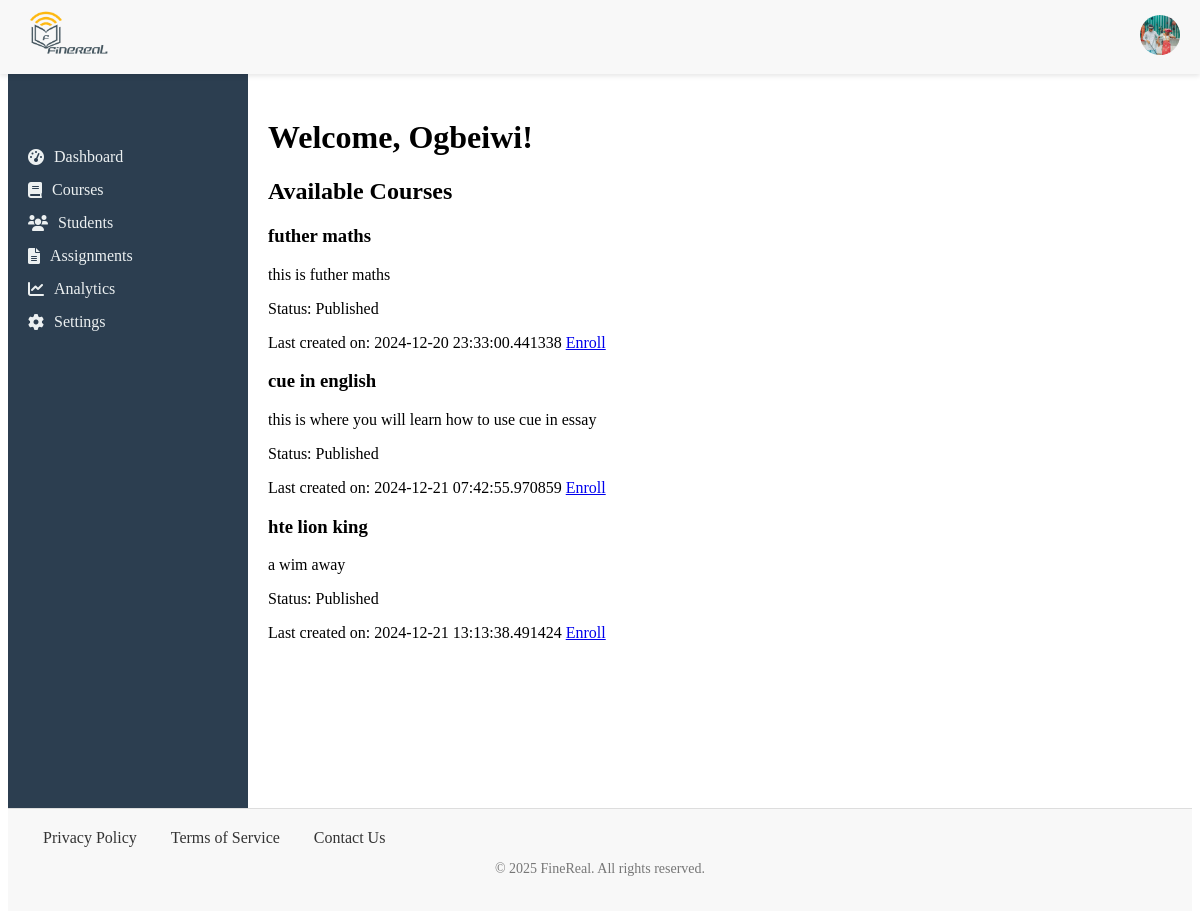
Before: /dashboard/student (signed in) with the older database file.
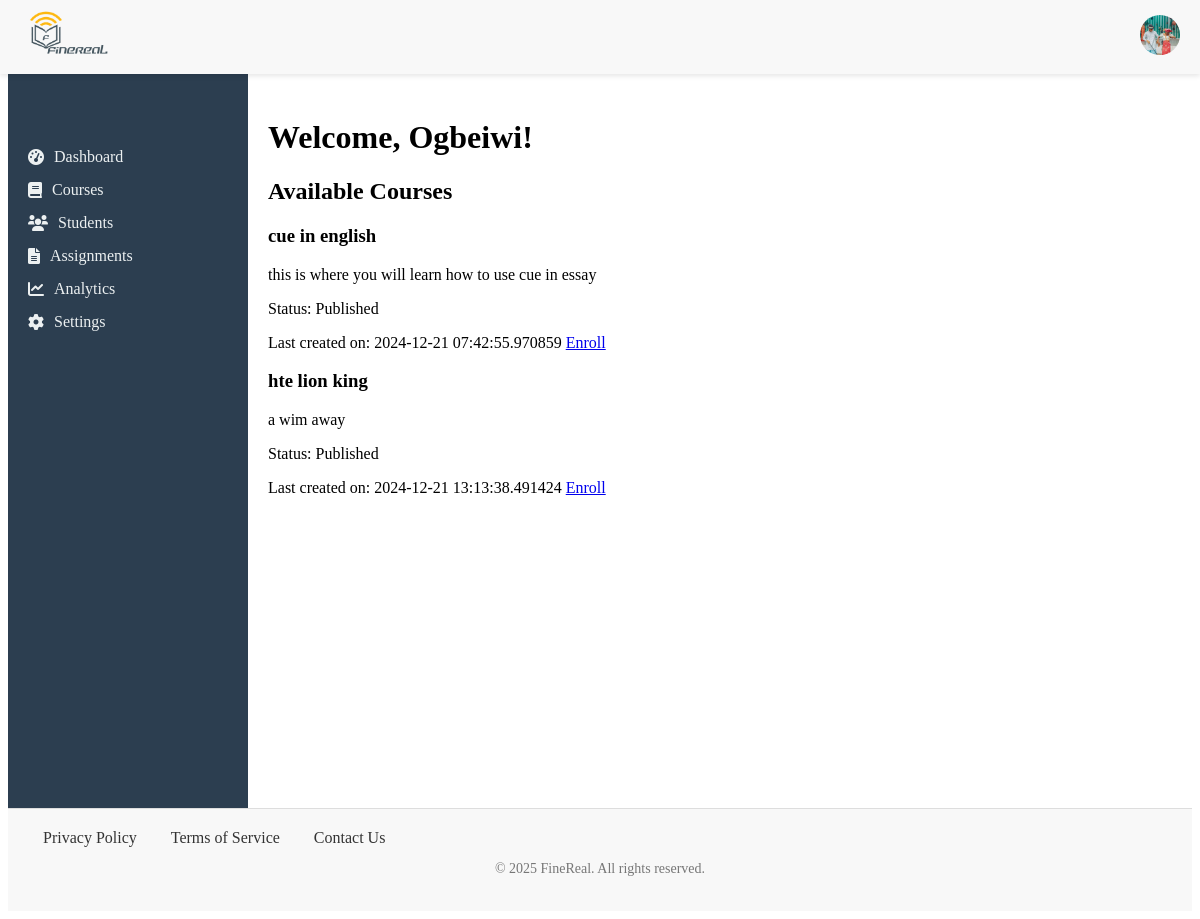
After: the same page with the newer database file.
### app/models/course.py (models this page shows)
class Courses(BaseModel, db.Model):
    __tablename__ = 'courses'
    title = db.Column(db.String(255), nullable=False)
    description = db.Column(db.Text, nullable=False)
    category = db.Column(db.String(60))
    difficulty = db.Column(db.String(60), default="Beginner")
    prerequisite = db.Column(db.Text)
    status = db.Column(db.String(60))
    teacher_id = db.Column(db.Integer, db.ForeignKey('users.id'), nullable=False)
    modules = db.relationship('Modules', backref='courses', lazy=True)
    enrolled_students = db.relationship('Enrollments', backref='courses', lazy=True)

### app/routes/dashboard.py (the view)
@app.route('/dashboard/student')
@login_required
def student_dashboard():
    p_courses = index_course()
    return render_template('sdashboard.html', user=current_user, p_courses= p_courses)

### app/models/user.py (called while the page is built)
@login_manager.user_loader
def load_user(user_id):
    return User.query.get(user_id)# PendingUser class and other functions...

### app/utils/course.py (called while the page is built)
def index_course():
    courses = Courses.query.filter_by(status="Published").all()
    return courses

### app/templates/sdashboard.html
{% extends 'base.html' %}
{% block content %}
<div class="heading">
    <h1>Welcome, {{ user.last_name }}!</h1>
</div>
<section class="courses">
    <div>
        <h1>Available Courses</h1>
        <div class="published-grid">
            {% if p_courses %}
                {% for course in p_courses %}
                <div class="course-card">
                    <h3>{{ course.title }}</h3>
                    <p>{{ course.description }}</p>
                    <p>Status: {{course.status}}</p>
                    <div class="course-card-footer">
                        <span>Last created on: {{ course.created_at }}</span>
                        <a href="#"> Enroll </a>
                    </div>
                </div>
                {% endfor %}
            {% else %}
                <p>There are no available courses.</p>
            {% endif %}
        </div>
    </div>
</section>
{% endblock %}

Changed rows visible on the page:
no longer on this page (row edited): Courses: title "futher maths", description "this is futher maths", status "Published", created_at "2024-12-20 23:33:00.441338"
